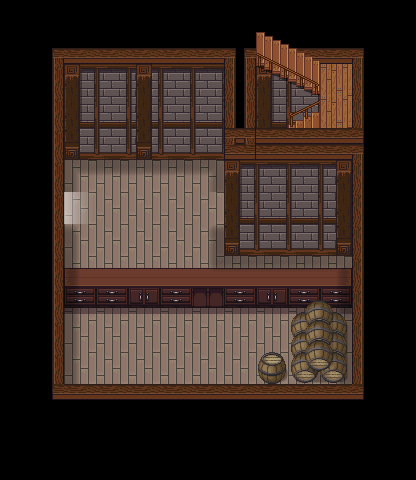

Tiled map render using the project's own tile images. Description and the whole map definition, tile-layer contents included, below:
An orthogonal 13x15 tile map with 32x32 px tiles, 5 tile layers (bg, Ground Details, mid, shadows, ...), 1 hidden layer not drawn, 6 tilesets and 12 objects (exit-w, start, black-powder-frog).

<map version="1.11" tiledversion="1.11.2" orientation="orthogonal" renderorder="right-down" width="13" height="15" tilewidth="32" tileheight="32" infinite="0" nextlayerid="10" nextobjectid="19">
 <tileset firstgid="1" source="../Assorted_LPC/lpc-walls/walls.tsx" />
 <tileset firstgid="6145" source="../[A]LightShadow_pipo.tsx" />
 <tileset firstgid="6233" source="../Assorted_LPC/lpc-floors/floors.tsx" />
 <tileset firstgid="8281" source="../Assorted_LPC/lpc_objectspack/Objects/Furniture/Countertops.tsx" />
 <tileset firstgid="8317" source="../[Base]BaseChip_pipo.tsx" />
 <tileset firstgid="9317" source="../Assorted_LPC/wooden_stairs/[LPC]WoodenStairs.tsx" />
 <imagelayer id="3" name="ref" visible="0" offsetx="-1600" offsety="-1888">
  <image source="../vtt-maps/District 2.webp" width="2112" height="2560" />
 </imagelayer>
 <layer id="1" name="bg" width="13" height="15">
  <data encoding="csv">
0,0,0,0,0,0,0,0,0,0,0,0,0,
0,395,586,586,586,586,586,586,586,586,586,394,0,
0,0,4597,4598,4600,4598,4598,4598,4597,4598,4599,521,0,
0,0,4661,4662,4664,4662,4662,4662,4661,4662,4663,521,0,
0,0,4725,4726,4728,4726,4726,4726,4725,4726,4727,521,0,
0,0,7385,7385,7385,7385,7385,0,0,0,0,521,0,
0,7385,7385,7385,7385,7385,7385,0,0,0,0,521,0,
0,7386,7385,7385,7385,7385,7385,0,0,0,0,521,0,
0,7386,7385,7385,7385,7385,7385,7385,7385,7385,7385,521,0,
0,0,7385,7385,7385,7385,7385,7385,7385,7385,7385,521,0,
0,0,7385,7385,7385,7385,7385,7385,7385,7385,7385,521,0,
0,0,7385,7385,7385,7385,7385,7385,7385,7385,7385,521,0,
0,0,7385,7385,7385,7385,7385,7385,7385,7385,7385,521,0,
0,0,0,0,0,0,0,0,0,0,0,0,0,
0,0,0,0,0,0,0,0,0,0,0,0,0
</data>
 </layer>
 <layer id="6" name="Ground Details" width="13" height="15">
  <data encoding="csv">
0,0,0,0,0,0,0,0,0,0,0,0,0,
0,0,0,0,0,0,0,0,0,0,0,0,0,
0,0,0,0,0,0,0,0,0,0,7426,0,0,
0,0,0,0,0,0,0,0,0,9621,7426,0,0,
0,0,0,0,0,0,0,0,0,0,0,0,0,
0,0,0,0,0,0,0,0,0,0,0,0,0,
0,0,0,0,0,0,0,0,0,0,0,0,0,
0,0,0,0,0,0,0,0,0,0,0,0,0,
0,0,0,0,0,0,0,0,0,0,0,0,0,
0,0,8315,8315,8315,8315,8315,8315,8315,8315,8315,0,0,
0,0,0,0,0,0,0,0,0,0,0,0,0,
0,0,0,0,0,0,0,0,9192,0,0,0,0,
0,0,0,0,0,0,0,0,0,0,0,0,0,
0,0,0,0,0,0,0,0,0,0,0,0,0,
0,0,0,0,0,0,0,0,0,0,0,0,0
</data>
 </layer>
 <layer id="9" name="mid" width="13" height="15">
  <properties>
   <property name="z" type="int" value="0" />
  </properties>
  <data encoding="csv">
0,0,0,0,0,0,0,0,0,0,0,0,0,
0,0,0,0,0,0,0,139,9623,9624,0,0,0,
0,0,0,0,0,0,0,332,9661,9662,0,0,0,
0,0,0,0,0,0,0,0,0,9617,0,0,0,
0,0,0,0,0,0,0,0,0,0,0,0,0,
0,0,0,0,0,0,0,4597,4598,4598,4599,0,0,
0,0,0,0,0,0,0,4661,4662,4662,4663,0,0,
0,0,0,0,0,0,0,4725,4726,4726,4727,0,0,
0,0,8308,8309,8309,8309,8309,8309,8309,8309,8310,0,0,
0,0,8311,8311,8312,8311,0,8311,8312,8311,8311,0,0,
0,0,0,0,0,0,0,0,0,0,0,0,0,
0,0,0,0,0,0,0,0,0,0,0,0,0,
0,0,0,0,0,0,0,0,0,0,0,0,0,
0,0,0,0,0,0,0,0,0,0,0,0,0,
0,0,0,0,0,0,0,0,0,0,0,0,0
</data>
 </layer>
 <layer id="4" name="shadows" width="13" height="15">
  <data encoding="csv">
0,0,0,0,0,0,0,0,0,0,0,0,0,
0,0,0,0,0,0,0,0,0,0,0,0,0,
0,0,0,0,0,0,0,0,0,0,0,0,0,
0,0,0,0,0,0,0,0,0,0,0,0,0,
0,0,0,0,0,0,0,0,0,0,0,0,0,
0,0,6174,6175,6175,6175,6176,0,0,0,0,0,0,
0,0,6204,0,0,0,0,0,0,0,0,0,0,
0,0,6187,0,0,0,6186,0,0,0,0,0,0,
0,0,6182,0,0,0,6180,6175,6175,6175,6176,0,0,
0,0,6182,0,0,0,0,0,0,0,6184,0,0,
0,0,6182,0,0,0,0,0,0,0,6184,0,0,
0,0,6182,0,0,0,0,0,0,0,6184,0,0,
0,0,6182,0,0,0,0,0,0,0,6192,0,0,
0,0,0,0,0,0,0,0,0,0,0,0,0,
0,0,0,0,0,0,0,0,0,0,0,0,0
</data>
 </layer>
 <layer id="2" name="foreground" width="13" height="15">
  <properties>
   <property name="z" type="int" value="1" />
  </properties>
  <data encoding="csv">
0,514,514,514,514,514,514,514,514,514,514,514,0,
0,395,586,586,586,586,586,139,9577,0,586,394,0,
0,523,0,0,0,0,0,332,9615,9620,0,521,0,
0,523,0,0,0,0,0,332,0,0,0,521,0,
0,523,0,0,0,0,0,329,266,266,266,138,0,
0,523,0,0,0,0,0,0,0,0,0,521,0,
0,523,0,0,0,0,0,0,0,0,0,521,0,
0,523,0,0,0,0,0,0,0,0,0,521,0,
0,523,0,0,0,0,0,0,0,0,0,521,0,
0,523,0,0,0,0,0,0,0,9201,9202,521,0,
0,523,0,0,0,0,0,0,0,9209,9210,521,0,
0,523,0,0,0,0,0,0,0,9217,9218,521,0,
0,331,458,458,458,458,458,458,458,458,458,330,0,
0,514,514,514,514,514,514,514,514,514,514,514,0,
0,514,514,514,514,514,514,514,514,514,514,514,0
</data>
 </layer>
 <objectgroup id="7" name="Object Layer 1">
  <object id="1" name="exit-w" x="16" y="192" width="32" height="32">
   <properties>
    <property name="dest" value="somewhere-district-2" />
    <property name="destDir" value="l" />
    <property name="destX" type="float" value="47.5" />
    <property name="destY" type="float" value="70" />
   </properties>
  </object>
  <object id="16" name="start" x="80" y="208">
   <point />
  </object>
  <object id="17" name="black-powder-frog" x="128" y="312">
   <point />
  </object>
 </objectgroup>
 <objectgroup id="8" name="collisions">
  <object id="3" x="32" y="224" width="32" height="256">
   <properties>
    <property name="collision" type="bool" value="true" />
   </properties>
  </object>
  <object id="4" x="64" y="128" width="320" height="32">
   <properties>
    <property name="collision" type="bool" value="true" />
   </properties>
  </object>
  <object id="5" x="32" y="128" width="32" height="64">
   <properties>
    <property name="collision" type="bool" value="true" />
   </properties>
  </object>
  <object id="6" x="352" y="32" width="32" height="416">
   <properties>
    <property name="collision" type="bool" value="true" />
   </properties>
  </object>
  <object id="9" x="64" y="448" width="320" height="32">
   <properties>
    <property name="collision" type="bool" value="true" />
   </properties>
  </object>
  <object id="13" x="64" y="288" width="288" height="20">
   <properties>
    <property name="collision" type="bool" value="true" />
   </properties>
  </object>
  <object id="14" x="224" y="224" width="128" height="32">
   <properties>
    <property name="collision" type="bool" value="true" />
   </properties>
  </object>
  <object id="15" x="224" y="32" width="32" height="160">
   <properties>
    <property name="collision" type="bool" value="true" />
   </properties>
  </object>
  <object id="18" x="224" y="0" width="160" height="32">
   <properties>
    <property name="collision" type="bool" value="true" />
   </properties>
  </object>
 </objectgroup>
</map>
